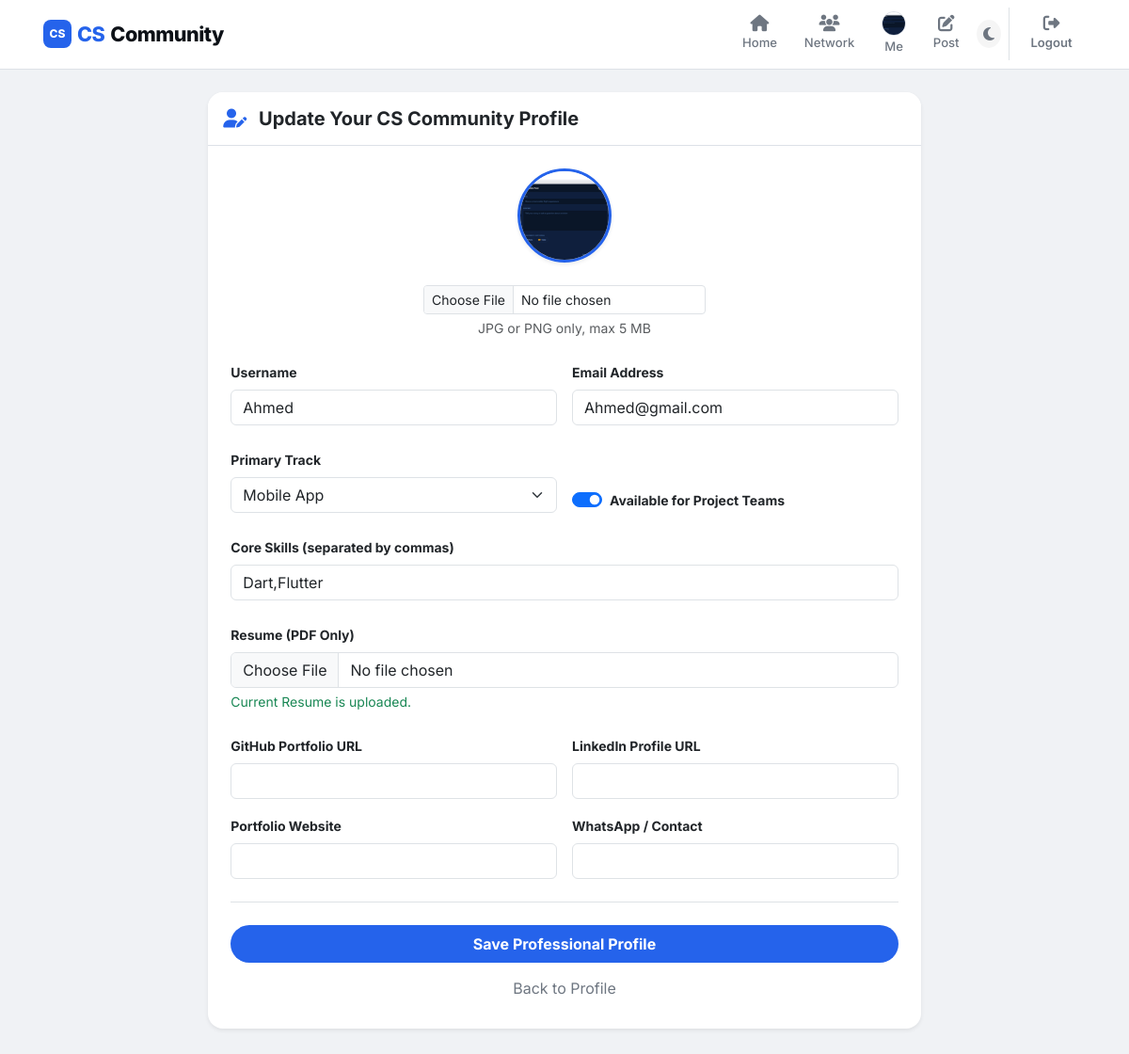
/edit_profile (signed in), run on the app's committed database.
### models.py (models this page shows, shortened)
class User(db.Model, UserMixin):
    id = db.Column(db.Integer, primary_key=True)
    username = db.Column(db.String(50), unique=True, nullable=False)
    email = db.Column(db.String(120), unique=True, nullable=False)
    password_hash = db.Column(db.String(256), nullable=False)
    track = db.Column(db.String(50), nullable=True)           # e.g. "Web Development", "AI & ML"
    skills = db.Column(db.String(200), nullable=True)          # comma-separated, e.g. "Python, React"
    available_for_project = db.Column(db.Boolean, default=True, nullable=False)
    github_link = db.Column(db.String(200), nullable=True)
    portfolio_link = db.Column(db.String(200), nullable=True)
    linkedin_link = db.Column(db.String(200), nullable=True)
    phone_number = db.Column(db.String(20), nullable=True)     # WhatsApp contact
    cv_file = db.Column(db.String(150), nullable=True)
    profile_image = db.Column(db.String(150), nullable=False, default='default_profile.png')
    posts = db.relationship("Post", back_populates="author", cascade="all, delete-orphan")
    comments = db.relationship("Comment", back_populates="author", cascade="all, delete-orphan")
    likes = db.relationship("Like", back_populates="user", cascade="all, delete-orphan")

### app.py (the view)
@app.route("/edit_profile", methods=["GET", "POST"])
@login_required
def edit_profile():
    form = EditProfileForm()
    if form.validate_on_submit():
        current_user.username = form.username.data
        current_user.email = form.email.data
        current_user.track = form.track.data
        current_user.skills = form.skills.data
        current_user.available_for_project = form.available_for_project.data
        current_user.github_link = form.github_link.data or None
        current_user.portfolio_link = form.portfolio_link.data or None
        current_user.linkedin_link = form.linkedin_link.data or None
        current_user.phone_number = form.phone_number.data or None
        if form.cv_file.data and form.cv_file.data.filename:
            current_user.cv_file = save_cv(form.cv_file.data)
        if form.profile_image.data and form.profile_image.data.filename:
            current_user.profile_image = save_picture(form.profile_image.data)
        db.session.commit()
        flash("Profile updated successfully.", "success")
        return redirect(url_for("profile", user_id=current_user.id))
    elif request.method == "GET":
        form.username.data = current_user.username
        form.email.data = current_user.email
        form.track.data = current_user.track
        form.skills.data = current_user.skills
        form.available_for_project.data = current_user.available_for_project
        form.github_link.data = current_user.github_link
        form.portfolio_link.data = current_user.portfolio_link
        form.linkedin_link.data = current_user.linkedin_link
        form.phone_number.data = current_user.phone_number
    return render_template("edit_profile.html", form=form)

### app.py (called while the page is built)
def profile_image_url(filename: str) -> str:
    fn = filename if filename else "default_profile.png"
    return url_for("static", filename=f"uploads/profile_pics/{fn}")

@login_manager.user_loader
def load_user(user_id):
    return db.session.get(User, int(user_id))

### forms.py (called while the page is built)
def strip_filter(x):
    return x.strip() if x else None

### templates/edit_profile.html (shortened to what this page needs)
{% extends "base.html" %}
{% block content %}
<div class="row justify-content-center">
    <div class="col-md-8">
        <div class="card shadow-sm border-0" style="border-radius:16px;">
            <div class="card-header py-3 border-bottom"
                style="background-color: var(--card-bg) !important; border-color: var(--border-color) !important; border-radius:16px 16px 0 0;">
                <h5 class="mb-0 fw-bold">
                    <i class="fas fa-user-pen me-2" style="color:var(--accent-color);"></i>
                    Update Your CS Community Profile
                </h5>
            </div>
            <div class="card-body p-4">
                <form method="POST" enctype="multipart/form-data">
                    <div class="text-center mb-4">
                        <img src="{{ profile_image_url(current_user.profile_image) }}" alt="{{ current_user.username }}"
                            onerror="this.src='{{ url_for('static', filename='uploads/profile_pics/default_profile.png') }}'"
                            class="rounded-circle shadow-sm mb-3"
                            style="width: 100px; height: 100px; object-fit: cover; border: 3px solid var(--accent-color);">
                        <div class="mt-2 mx-auto" style="max-width: 300px;">
                            {{ form.profile_image(class="form-control form-control-sm") }}
                            <div class="form-text">JPG or PNG only, max 5 MB</div>
                        </div>
                    </div>
                    <div class="row g-3 mb-4">
                        <div class="col-md-6">
                            <label class="form-label small fw-bold">Username</label>
                            {{ form.username(class="form-control") }}
                        </div>
                        <div class="col-md-6">
                            <label class="form-label small fw-bold">Email Address</label>
                            {{ form.email(class="form-control") }}
                        </div>
                    </div>
                    <div class="row g-3 mb-4">
                        <div class="col-md-6">
                            <label class="form-label small fw-bold">Primary Track</label>
                            {{ form.track(class="form-select") }}
                        </div>
                        <div class="col-md-6 d-flex align-items-center mt-auto">
                            <div class="form-check form-switch pt-2">
                                {{ form.available_for_project(class="form-check-input") }}
                                <label class="form-check-label small fw-bold">Available for Project Teams</label>
                            </div>
                        </div>
                    </div>
                    <div class="mb-4">
                        <label class="form-label small fw-bold">Core Skills (separated by commas)</label>
                        {{ form.skills(class="form-control", placeholder="e.g. Flask, DevOps, UI Design") }}
                    </div>
                    <div class="mb-4">
                        <label class="form-label small fw-bold">Resume (PDF Only)</label>
                        {{ form.cv_file(class="form-control") }}
                        {% if current_user.cv_file %}
                        <small class="text-success d-block mt-1">Current Resume is uploaded.</small>
                        {% endif %}
                    </div>
                    <div class="row g-3 mb-4">
                        <div class="col-md-6">
                            <label class="form-label small fw-bold">GitHub Portfolio URL</label>
                            {{ form.github_link(class="form-control") }}
                        </div>
                        <div class="col-md-6">
                            <label class="form-label small fw-bold">LinkedIn Profile URL</label>
                            {{ form.linkedin_link(class="form-control") }}
                        </div>
                        <div class="col-md-6">
                            <label class="form-label small fw-bold">Portfolio Website</label>
                            {{ form.portfolio_link(class="form-control") }}
                        </div>
                        <div class="col-md-6">
                            <label class="form-label small fw-bold">WhatsApp / Contact</label>
                            {{ form.phone_number(class="form-control") }}
                        </div>
                    </div>
                    <div class="border-top pt-4">
                        {{ form.submit(class="btn btn-primary w-100 rounded-pill py-2 fw-bold") }}
                        <a href="{{ url_for('me') }}"
                            class="btn btn-link text-muted w-100 mt-2 text-decoration-none">Back to Profile</a>
                    </div>
                </form>
            </div>
        </div>
    </div>
</div>
{% endblock %}

### templates/base.html (shortened to what this page needs)
<!DOCTYPE html>
<html lang="en" data-theme="light">
<head>
  <link href="https://cdn.jsdelivr.net/npm/bootstrap@5.3.0/dist/css/bootstrap.min.css" rel="stylesheet">
  <link rel="stylesheet" href="https://cdnjs.cloudflare.com/ajax/libs/font-awesome/6.4.0/css/all.min.css">
</head>
<body>
  <nav class="navbar navbar-expand-lg sticky-top">
    <div class="container-xl px-3">
      <a class="csc-brand" href="{{ url_for('landing') }}">
        <span class="csc-logo-icon">CS</span>
        <span class="brand-cs">CS</span><span class="brand-c">Community</span>
      </a>
      <div class="collapse navbar-collapse" id="navbarNav">
        <ul class="navbar-nav ms-auto align-items-center">
          {% if current_user.is_authenticated %}
          <li class="nav-item">
            <a class="nav-link {{ 'active' if request.endpoint == 'home' }}" href="{{ url_for('home') }}">
              <i class="fas fa-house"></i>Home
            </a>
          </li>
          <li class="nav-item">
            <a class="nav-link {{ 'active' if request.endpoint == 'network' }}" href="{{ url_for('network') }}">
              <i class="fas fa-users"></i>Network
            </a>
          </li>
          <li class="nav-item">
            <a class="nav-link {{ 'active' if request.endpoint in ['profile','me'] }}" href="{{ url_for('me') }}">
              <img src="{{ profile_image_url(current_user.profile_image) }}" class="profile-img-nav"
                alt="{{ current_user.username }}"
                onerror="this.src='{{ url_for('static', filename='uploads/profile_pics/default_profile.png') }}'">
              Me
            </a>
          </li>
          <li class="nav-item">
            <a class="nav-link {{ 'active' if request.endpoint == 'new_post' }}" href="{{ url_for('new_post') }}">
              <i class="fas fa-pen-to-square"></i>Post
            </a>
          </li>
          <li class="nav-item d-none d-lg-block mx-1">
            <div class="theme-toggle" id="theme-toggle"></div>
          </li>
          <li class="nav-item border-start ps-2 ms-1">
            <a class="nav-link text-danger fw-semibold" href="{{ url_for('logout') }}">
              <i class="fas fa-right-from-bracket"></i>Logout
            </a>
          </li>
          {% endif %}
        </ul>
      </div>
    </div>
  </nav>
  <div class="page-wrapper">
    {% block content %}{% endblock %}
  </div>
</body>
</html>

### templates/base.html (style rules this page uses)
:root { --bg-color: #f0f2f5; --card-bg: #ffffff; --text-main: #0d1117; --text-muted: #6e7681; --nav-bg: #ffffff; --accent-color: #2563eb; --accent-hover: #1d4ed8; --border-color: #dde1e7; --success-bg: #dcfce7; --badge-track: #eff6ff; }
*, *::before, *::after { box-sizing: border-box; }
body { background-color: var(--bg-color); font-family: 'Inter', system-ui, sans-serif; color: var(--text-main); transition: background-color 0.25s, color 0.25s; }
.navbar { background-color: var(--nav-bg); border-bottom: 1px solid var(--border-color); padding: 0.25rem 0; transition: background-color 0.25s; }
.csc-brand { font-weight: 800; font-size: 1.35rem; letter-spacing: -0.5px; text-decoration: none; display: flex; align-items: center; gap: 6px; }
.csc-logo-icon { display: inline-flex; align-items: center; justify-content: center; width: 30px; height: 30px; border-radius: 8px; background: var(--accent-color); color: #fff; font-size: 0.75rem; font-weight: 800; letter-spacing: 0; flex-shrink: 0; }
.csc-brand .brand-cs { color: var(--accent-color); }
.csc-brand .brand-c { color: var(--text-main); }
.nav-link { color: var(--text-muted) !important; font-weight: 500; font-size: 0.82rem; display: flex; flex-direction: column; align-items: center; padding: 0.5rem 0.9rem !important; transition: color 0.15s; border-bottom: 2px solid transparent; margin-bottom: -1px; }
.nav-link i { font-size: 1.1rem; margin-bottom: 2px; }
.profile-img-nav { width: 26px; height: 26px; border-radius: 50%; object-fit: cover; border: 1.5px solid var(--border-color); margin-bottom: 2px; }
.card { background-color: var(--card-bg); border: 1px solid var(--border-color); border-radius: 12px; box-shadow: 0 1px 3px rgba(0, 0, 0, 0.04); margin-bottom: 1rem; transition: background-color 0.25s, border-color 0.25s; }
.btn-primary { background-color: var(--accent-color); border: none; border-radius: 50px; font-weight: 600; }
.theme-toggle { cursor: pointer; padding: 7px; border-radius: 50%; background: rgba(0, 0, 0, 0.04); display: flex; align-items: center; justify-content: center; transition: background 0.2s; color: var(--text-muted); }
.page-wrapper { max-width: 1180px; margin: 0 auto; padding: 1.5rem 1rem; }
.text-muted { color: var(--text-muted) !important; }
a { transition: color 0.15s; }

### data on the page
User: profile_image (picture), username "Ahmed", email "Ahmed@gmail.com", track "Mobile App", available_for_project "☑", skills "Dart,Flutter"
